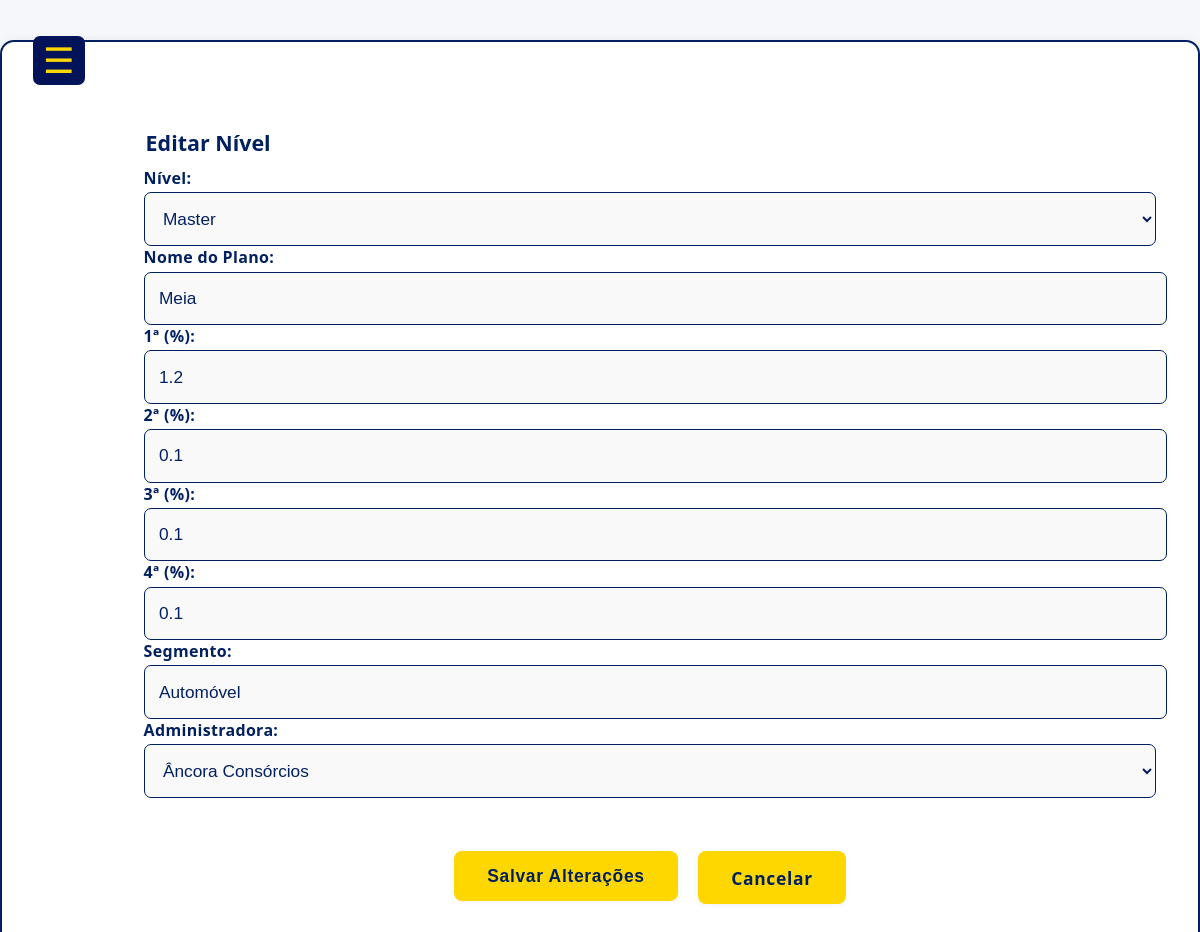
Page /_html/_cadastro/cadNivel.php?nivel=master&idPlano=9 (signed in) on the committed database.
### tables this page shows
CREATE TABLE `master` (
  `idMaster` int(11) NOT NULL,
  `primeira` float NOT NULL,
  `segunda` float NOT NULL,
  `terceira` float NOT NULL,
  `quarta` float NOT NULL,
  `nome` varchar(100) NOT NULL,
  `segmento` varchar(255) NOT NULL,
  `idAdm` int(11) NOT NULL
);

### _html/_cadastro/cadNivel.php (the view, shortened to what this page needs)
<?php
require_once __DIR__ . '/../../config/db.php';
$editing = false;
$nivelEscolhido = '';
$nivelData = [
    'nome'     => '',
    'primeira' => '',
    'segunda'  => '',
    'terceira' => '',
    'quarta'   => '',
    'segmento' => '',
    'idAdm'    => ''
];
if (!empty($_GET['nivel']) && isset($_GET['idPlano'])) {
    $nivelEscolhido = $_GET['nivel'];
    $idPlano = (int) $_GET['idPlano'];
    $allowed = ['basic','classic','master'];
    if (in_array($nivelEscolhido, $allowed, true)) {
        $editing = true;
        $pk = $nivelEscolhido === 'basic'
            ? 'idBasic'
            : ($nivelEscolhido === 'classic' ? 'idClassic' : 'idMaster');
        $stmt = $pdo->prepare(
            "SELECT nome, primeira, segunda, terceira, quarta, segmento, idAdm
             FROM {$nivelEscolhido}
             WHERE {$pk} = ?"
        );
        $stmt->execute([$idPlano]);
        if ($row = $stmt->fetch(PDO::FETCH_ASSOC)) {
            $nivelData = $row;
        }
    }
}
include('../../_php/_buscar/_buscaAdm/buscaAdm.php');
$options_adm = ob_get_clean();
?>
<!DOCTYPE html>
<html lang="pt-br">
<head>
  <link rel="stylesheet" href="../../_css/_menu/menu.css">
  <link rel="stylesheet" href="../../_css/_cadastro/cad.css">
</head>
<body>
  <div class="container">
    <button class="menu-toggle float" aria-label="Abrir menu">&#9776;</button>
    <div class="form-container">
      <form action="../../_php/_cadastro/cadNivel.php" method="post">
        <fieldset>
          <legend><?= $editing ? 'Editar Nível' : 'Cadastro de Nível' ?></legend>
          <label for="select-niveis">Nível:</label>
          <select name="select-niveis" id="select-niveis" required>
            <option value="master"  <?= $nivelEscolhido==='master'  ? 'selected' : '' ?>>Master</option>
          </select>
          <label for="nome">Nome do Plano:</label>
          <input class="nome" id="nome" name="nome" maxlength="100" required
                 value="<?= htmlspecialchars($nivelData['nome'], ENT_QUOTES) ?>">
          <label for="primeira">1ª (%):</label>
          <input class="primeira" type="number" id="primeira" name="primeira" min="0" max="100" step="0.01" required
                 value="<?= htmlspecialchars($nivelData['primeira'], ENT_QUOTES) ?>">
          <label for="segunda">2ª (%):</label>
          <input class="segunda" type="number" id="segunda" name="segunda" min="0" max="100" step="0.01" required
                 value="<?= htmlspecialchars($nivelData['segunda'], ENT_QUOTES) ?>">
          <label for="terceira">3ª (%):</label>
          <input class="terceira" type="number" id="terceira" name="terceira" min="0" max="100" step="0.01" required
                 value="<?= htmlspecialchars($nivelData['terceira'], ENT_QUOTES) ?>">
          <label for="quarta">4ª (%):</label>
          <input class="quarta" type="number" id="quarta" name="quarta" min="0" max="100" step="0.01" required
                 value="<?= htmlspecialchars($nivelData['quarta'], ENT_QUOTES) ?>">
          <label for="segmento">Segmento:</label>
          <input class="segmento" type="text" id="segmento" name="segmento" maxlength="50" required
                 value="<?= htmlspecialchars($nivelData['segmento'], ENT_QUOTES) ?>">
          <label for="select-adm">Administradora:</label>
          <select name="select-adm" id="select-adm" required>
            <?php
            foreach (explode("\n", trim($options_adm)) as $opt) {
                if (strpos($opt, 'value="' . $nivelData['idAdm'] . '"') !== false) {
                    echo str_replace('<option', '<option selected', $opt);
                } else {
                    echo $opt;
                }
            }
            ?>
          </select>
        </fieldset>
        <div class="form-buttons">
          <button type="submit" class="btn btn-primary">
            <?= $editing ? 'Salvar Alterações' : 'Salvar' ?>
          </button>
          <?php if ($editing): ?>
            <a href="../../_html/_lista/listaNivel.php" class="btn btn-secondary">Cancelar</a>
          <?php endif; ?>
        </div>
      </form>
    </div>
  </div>
</body>
</html>

### _css/_menu/menu.css (style rules this page uses)
div { box-sizing: border-box; margin: 0; padding: 0; display: flex; flex-direction: column; }
.menu-toggle { display: none; background: none; border: none; color: #FFD700; font-size: 2.2rem; margin: 18px 0 12px 18px; cursor: pointer; }
.menu-toggle.float { display: block; position: fixed; top: 18px; left: 15px; z-index: 1100; background: #03135a; color: #FFD700; font-size: 2.2rem; border: none; cursor: pointer; border-radius: 7px; padding: 4px 10px; transition: opacity 0.2s; }
@media (max-width: 1919px) { .menu-toggle.float { display: block; } }
@media (max-width: 1919px) { .menu-toggle.float { display: block; transition: opacity 0.2s, visibility 0.2s; } }

### _css/_cadastro/cad.css (style rules this page uses)
body { background: #f5f7fa; font-family: 'Segoe UI', Arial, sans-serif; margin: 0; }
.container { background: #fff; padding: 2.5rem 2.1rem; margin: 2.5rem auto; max-width: 100rw; border-radius: 14px; border: 2px solid #002060; box-shadow: 0 2px 12px rgba(3,19,90,0.08); display: flex; flex-direction: column; gap: 1.3rem; }
form { display: flex; flex-direction: column; gap: 1.4rem; align-items: center; }
.form-container,#formVendas,#formNumFuncs { margin-left: 260px; }
legend { font-size: 1.34rem; font-weight: bold; color: #002060; margin-bottom: 0.6rem; }
label { display: block; font-weight: bold; margin-bottom: 0.21rem; color: #002060; letter-spacing: 0.02em; }
.nome, .cpf, .contrato, .valor, .telefone, .data, .num-funcs, .cnpj, .senha, .email, .matricula, .primeira, .segunda, .terceira, .quarta, textarea, .segmento { width: 98%; padding: 0.95rem 0.9rem; font-size: 1.08rem; border: 1.7px solid #002060; border-radius: 7px; color: #002060; background: #f9f9f9; transition: border-color 0.21s, box-shadow 0.19s; font-weight: 500; }
fieldset { border: none; padding: 0; margin-top: 15px; width: 100%; }
select { width: 100%; padding: 0.95rem 0.9rem; font-size: 1.08rem; border: 1.7px solid #002060; border-radius: 7px; color: #002060; background: #f9f9f9; transition: border-color 0.21s, box-shadow 0.19s; font-weight: 500; }
button[type="submit"], .btn.btn-secondary { align-self: flex-start; background: #FFD700; color: #002060; padding: 0.9rem 2.1rem; font-size: 1.09rem; font-weight: bold; border: none; border-radius: 8px; cursor: pointer; letter-spacing: 0.04em; margin-top: 0.7rem; box-shadow: 0 1px 5px rgba(3,19,90,0.06); transition: background 0.15s, color 0.15s; text-decoration: none; }
.form-buttons { display: flex; gap: 1.2rem; margin-top: 1.2rem; flex-direction: row; }
@media (max-width: 1919px) { .form-container { margin-top: 15px; margin-left: 100px; padding: 1rem 0.5rem; max-width: 100vw; } }

### rows in the picture
master: nome "Meia", primeira "1.2", segunda "0.1", terceira "0.1", quarta "0.1", segmento "Automóvel"

### other values in the picture
form field select-adm "Âncora Consórcios"
